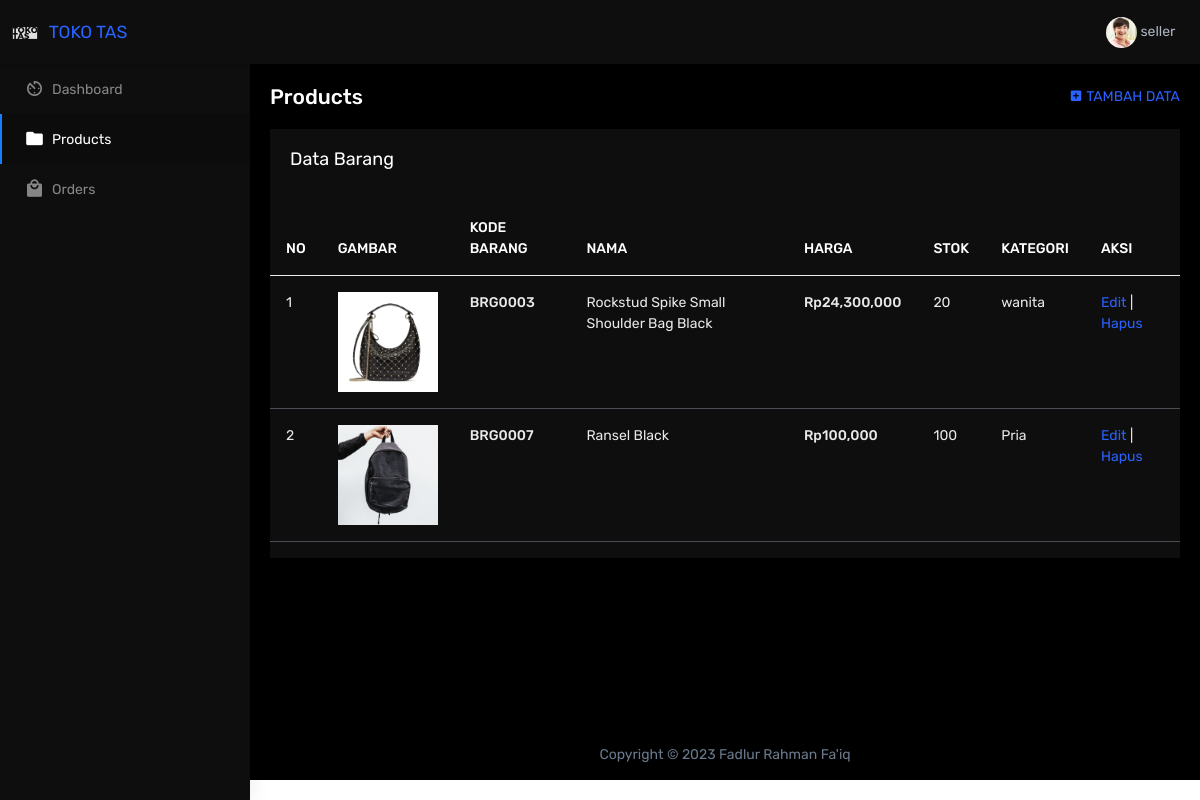
The app's page /seller/products.php (signed in) with its own data.
### tables this page shows
CREATE TABLE `barang` (
  `kd_barang` varchar(255) NOT NULL,
  `nama_barang` varchar(100) NOT NULL,
  `harga_barang` int(100) NOT NULL,
  `stok_barang` int(11) NOT NULL,
  `gambar_barang` varchar(255) NOT NULL,
  `kategori` varchar(20) NOT NULL,
  `id_user` int(200) NOT NULL
);

### functions/functions.php (called while the page is built, shortened)
<?php
$conn = mysqli_connect('localhost', 'root', '', 'penjualan_tas');
function query($query)
{
    global $conn;
    $result = mysqli_query($conn, $query);
    $rows = [];
    while ($row = mysqli_fetch_assoc($result)) {
        $rows[] = $row;
    }
    return $rows;
}

### seller/products.php (the view, shortened to what this page needs)
<?php
require '../functions/functions.php';
if (isset($_SESSION["id"])) {
    $id_user = $_SESSION["id"];
    $products = query("SELECT * FROM barang WHERE id_user = '$id_user'");
    $count = 1;
}
?>
<!DOCTYPE html>
<html lang="en">
<head>
    <link href="assets/libs/chartist/dist/chartist.min.css" rel="stylesheet">
    <link href="dist/css/style.min.css" rel="stylesheet">
</head>
<body>
    <div id="main-wrapper" data-navbarbg="skin5" data-theme="light" data-layout="vertical" data-sidebartype="full" data-boxed-layout="full">
        <header class="topbar" data-navbarbg="skin5">
            <nav class="navbar top-navbar navbar-expand-md navbar-light">
                <div class="navbar-header" data-logobg="skin5">
                    <div class="navbar-brand">
                        <a href="index.php" class="logo">
                            <b class="logo-icon">
                                <img src="assets/images/LOGOTT.svg" alt="homepage" class="light-logo" width="30" />
                            </b>
                            <span class="logo-text">
                                TOKO TAS
                            </span>
                        </a>
                    </div>
                </div>
                <div class="navbar-collapse collapse" id="navbarSupportedContent" data-navbarbg="skin5">
                    <ul class="navbar-nav float-end">
                        <li class="nav-item dropdown">
                            <a class="nav-link dropdown-toggle text-muted waves-effect waves-dark pro-pic" href="#" id="navbarDropdown" role="button" data-bs-toggle="dropdown" aria-expanded="false">
                                <img src="assets/images/users/1.jpg" alt="user" class="rounded-circle" width="31">
                                <?= $_SESSION['name']; ?>
                            </a>
                        </li>
                    </ul>
                </div>
            </nav>
        </header>
        <aside class="left-sidebar" data-sidebarbg="skin5">
            <div class="scroll-sidebar">
                <nav class="sidebar-nav">
                    <ul id="sidebarnav">
                        <li class="sidebar-item">
                            <a class="sidebar-link waves-effect waves-dark sidebar-link" href="index.php" aria-expanded="false">
                                <i class="mdi mdi-av-timer"></i>
                                <span class="hide-menu">Dashboard</span>
                            </a>
                        </li>
                        <li class="sidebar-item">
                            <a class="sidebar-link waves-effect waves-dark sidebar-link" href="products.php" aria-expanded="false">
                                <i class="mdi mdi-folder"></i>
                                <span class="hide-menu">Products</span>
                            </a>
                        </li>
                        <li class="sidebar-item">
                            <a class="sidebar-link waves-effect waves-dark sidebar-link" href="orders.php" aria-expanded="false">
                                <i class="mdi mdi-shopping"></i>
                                <span class="hide-menu">Orders</span>
                            </a>
                        </li>
                    </ul>
                </nav>
            </div>
        </aside>
        <div class="page-wrapper">
            <div class="page-breadcrumb">
                <div class="row">
                    <div class="col-5 align-self-center">
                        <h4 class="page-title">Products</h4>
                    </div>
                    <div class="col-7 align-self-center">
                        <div class="d-flex align-items-center justify-content-end">
                            <a href="add-product.php">
                                <i class="mdi mdi-plus-box"></i>
                                TAMBAH DATA
                            </a>
                        </div>
                    </div>
                </div>
            </div>
            <div class="container-fluid">
                <div class="row">
                    <div class="col-12">
                        <div class="card">
                            <div class="card-body">
                                <h4 class="card-title">Data Barang</h4>
                            </div>
                            <div class="table-responsive">
                                <table class="table table-hover table-dark">
                                    <thead>
                                        <tr class="table-dark">
                                            <th class="text-warna">NO</th>
                                            <th class="text-warna">GAMBAR</th>
                                            <th class="text-warna">KODE BARANG</th>
                                            <th class="text-warna">NAMA</th>
                                            <th class="text-warna">HARGA</th>
                                            <th class="text-warna">STOK</th>
                                            <th class="text-warna">KATEGORI</th>
                                            <th class="text-warna">AKSI</th>
                                        </tr>
                                    </thead>
                                    <tbody>
                                        <?php foreach ($products as $product) : ?>
                                            <tr>
                                                <td class="txt-oflo text-warna"><?= $count; ?></td>
                                                <td class="txt-oflo text-warna"><img src="../img/<?= $product['gambar_barang']; ?>" alt="" width="100"></td>
                                                <td><span class="font-medium text-warna"><?= $product['kd_barang']; ?></span></td>
                                                <td class="txt-oflo text-warna"><?= $product['nama_barang']; ?></td>
                                                <td><span class="font-medium text-warna">Rp<?= number_format($product['harga_barang']); ?></span></td>
                                                <td class="txt-oflo text-warna"><?= $product['stok_barang']; ?></td>
                                                <td class="txt-oflo text-warna"><?= $product['kategori']; ?></td>
                                                <td class="txt-oflo text-warna"><a href="edit-product.php?id=<?= $product['kd_barang']; ?>">Edit</a> | <a href="delete-product.php?id=<?= $product['kd_barang']; ?>" onclick="
                                    return confirm('Apakah Anda yakin ingin menghapus?')">Hapus</a></td>
                                            </tr>
                                            <?php $count++; ?>
                                        <?php endforeach; ?>
                                    </tbody>
                                </table>
                            </div>
                        </div>
                    </div>
                </div>
            </div>
            <footer class="footer text-center">
                Copyright &copy; 2023 Fadlur Rahman Fa'iq
            </footer>
        </div>
    </div>
</body>
</html>

### seller/products.php (style rules this page uses)
.page-title { color: white; }
.card { background-color: #0e0e0e; color: white; }
.text-warna { color: rgba(233, 233, 233, 255); }

### records on screen
barang: gambar_barang (picture), kd_barang "BRG0003", nama_barang "Rockstud Spike Small Shoulder Bag Black", harga_barang "24,300,000", stok_barang "20", kategori "wanita"
barang: gambar_barang (picture), kd_barang "BRG0007", nama_barang "Ransel Black", harga_barang "100,000", stok_barang "100", kategori "Pria"

### other values on screen
$_SESSION['name'] "seller"
